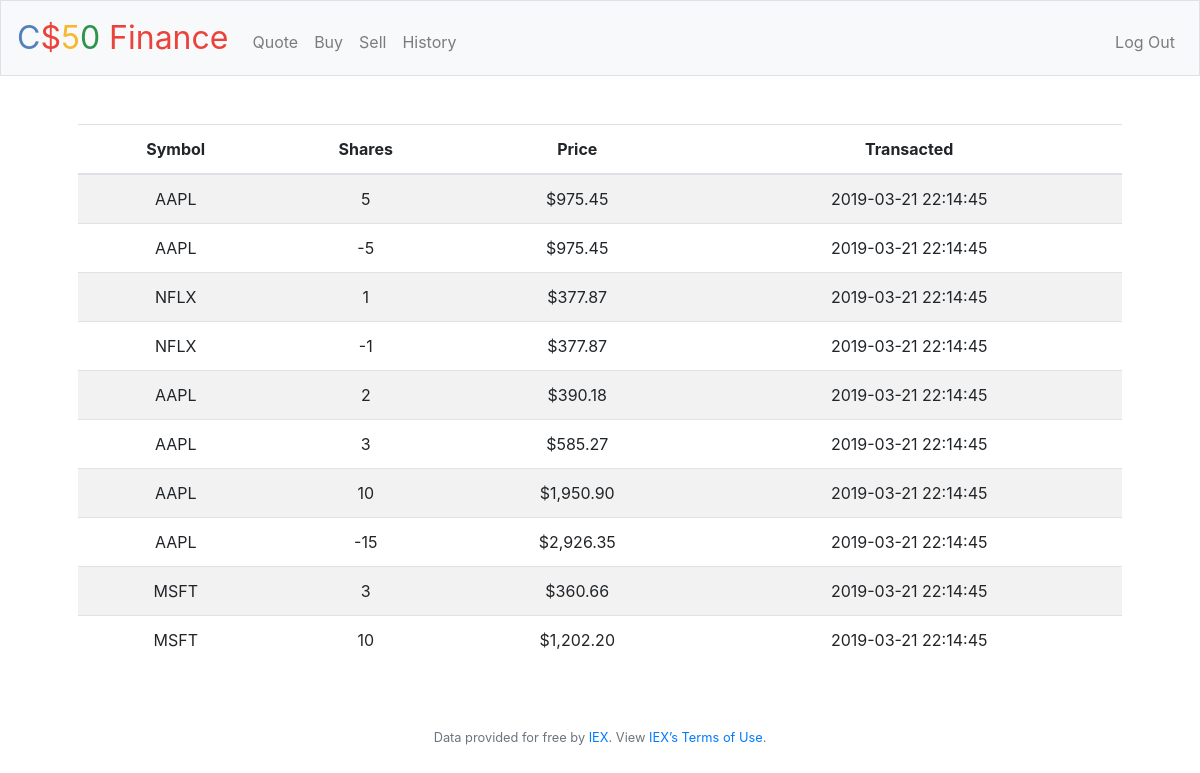
Screenshot of /history (signed in) with the database file from the repository.
### tables this page shows
CREATE TABLE 'transactions' ('Symbol' varchar(255), 'Company' varchar(255), 'Shares' integer,'pps' real, 'Total' real, 'user_id' INTEGER,'timestamp' timestamp DEFAULT CURRENT_TIMESTAMP  );

### application.py (the view)
@app.route("/history")
@login_required
def history():
    transactions = db.execute(
        "SELECT Symbol, Shares, pps, timestamp FROM transactions WHERE user_id = :user_id ORDER BY timestamp ASC", user_id=session["user_id"])
    return render_template("history.html", transactions=transactions)

### application.py (called while the page is built)
@app.after_request
def after_request(response):
    response.headers["Cache-Control"] = "no-cache, no-store, must-revalidate"
    response.headers["Expires"] = 0
    response.headers["Pragma"] = "no-cache"
    return response

### helpers.py (called while the page is built)
def login_required(f):
    @wraps(f)
    def decorated_function(*args, **kwargs):
        if session.get("user_id") is None:
            return redirect("/login")
        return f(*args, **kwargs)
    return decorated_function

def usd(value):
    return f"${value:,.2f}"

### templates/history.html (shortened to what this page needs)
{% extends "layout.html" %}
{% block main %}
    <table class="table table-striped">
        <thead>
            <tr>
                <th>Symbol</th>
                <th>Shares</th>
                <th>Price</th>
                <th>Transacted</th>
            </tr>
        </thead>
        <tbody>
            {% for transaction in transactions %}
                <tr>
                    <td>{{ transaction.Symbol }}</td>
                    <td>{{ transaction.Shares }}</td>
                    <td>{{ (transaction.Shares * transaction.pps) | abs | usd }}</td>
                    <td>{{ transaction.timestamp }}</td>
                </tr>
            {% endfor %}
        </tbody>
    </table>
{% endblock %}

### templates/layout.html (shortened to what this page needs)
<!DOCTYPE html>
<html lang="en">
    <head>
        <link href="https://maxcdn.bootstrapcdn.com/bootstrap/4.1.3/css/bootstrap.min.css" rel="stylesheet">
        <link href="/static/styles.css" rel="stylesheet">
    </head>
    <body>
        <nav class="navbar navbar-expand-md navbar-light bg-light border">
            <a class="navbar-brand" href="/"><span class="blue">C</span><span class="red">$</span><span class="yellow">5</span><span class="green">0</span> <span class="red">Finance</span></a>
            <div class="collapse navbar-collapse" id="navbar">
                {% if session.user_id %}
                    <ul class="navbar-nav mr-auto mt-2">
                        <li class="nav-item"><a class="nav-link" href="/quote">Quote</a></li>
                        <li class="nav-item"><a class="nav-link" href="/buy">Buy</a></li>
                        <li class="nav-item"><a class="nav-link" href="/sell">Sell</a></li>
                        <li class="nav-item"><a class="nav-link" href="/history">History</a></li>
                    </ul>
                    <ul class="navbar-nav ml-auto mt-2">
                        <li class="nav-item"><a class="nav-link" href="/logout">Log Out</a></li>
                    </ul>
                {% else %}
                    <ul class="navbar-nav ml-auto mt-2">
                        <li class="nav-item"><a class="nav-link" href="/register">Register</a></li>
                        <li class="nav-item"><a class="nav-link" href="/login">Log In</a></li>
                    </ul>
                {% endif %}
            </div>
        </nav>
        <main class="container p-5">
            {% block main %}{% endblock %}
        </main>
        <footer class="small text-center text-muted">
            Data provided for free by <a href="https://iextrading.com/developer">IEX</a>. View <a href="https://iextrading.com/api-exhibit-a/">IEX’s Terms of Use</a>.
        </footer>
    </body>
</html>

### static/styles.css (style rules this page uses)
nav .navbar-brand { font-size: xx-large; }
nav .navbar-brand .blue { color: #537fbe; }
nav .navbar-brand .red { color: #ea433b; }
nav .navbar-brand .yellow { color: #f5b82e; }
nav .navbar-brand .green { color: #2e944b; }
main { overflow-x: auto; text-align: center; }

### rows the page displays
transactions: (transaction.Shares*transaction.pps)|abs|usd "$975.45"
transactions: (transaction.Shares*transaction.pps)|abs|usd "$975.45"
transactions: (transaction.Shares*transaction.pps)|abs|usd "$377.87"
transactions: (transaction.Shares*transaction.pps)|abs|usd "$377.87"
transactions: (transaction.Shares*transaction.pps)|abs|usd "$390.18"
transactions: (transaction.Shares*transaction.pps)|abs|usd "$585.27"
transactions: (transaction.Shares*transaction.pps)|abs|usd "$1,950.90"
transactions: (transaction.Shares*transaction.pps)|abs|usd "$2,926.35"
transactions: (transaction.Shares*transaction.pps)|abs|usd "$360.66"
transactions: (transaction.Shares*transaction.pps)|abs|usd "$1,202.20"
